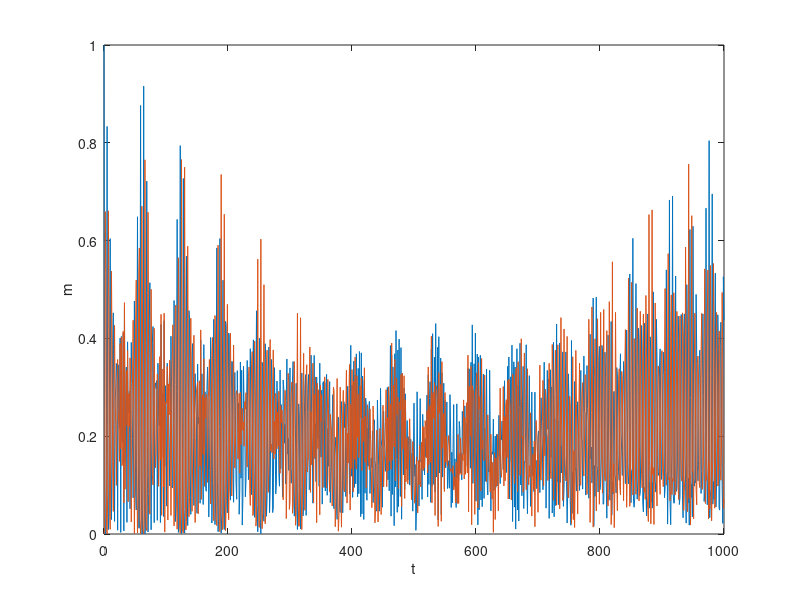
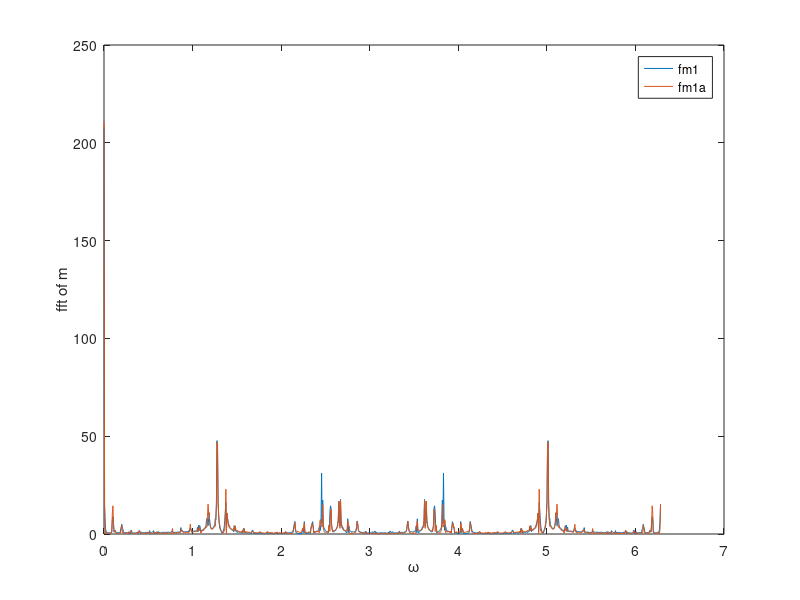

MATLAB code to generate these figures, in order:
clear;
% close all;
clc;
format long
tic;

% Definition of parameters
N = 10; %size
dt = 1;
T = 1000;
t = 0:dt:T;
nt = length(t);
% J = 1*2^2;
% h = 0.3*2;
J = 1;
h = 5;
ol = 2;
N1 = N/2 + ol;
N2 = N/2 - ol;

NN = (N1+1)*(N2+1);

S1 = N1/2;
S2 = N2/2;

S1_z = zeros(N1+1);
S1_p = zeros(N1+1);
S1_m = zeros(N1+1);
S2_z = zeros(N2+1);
S2_p = zeros(N2+1);
S2_m = zeros(N2+1);

for i = 1:N1+1
    S1_z(i,i) = N1/2 - (i-1);
end

for i = 1:N2+1
    S2_z(i,i) = N2/2 - (i-1);
end

M1 = diag(S1_z);
M2 = diag(S2_z);

for i = 1:N1
    S1_p(i,i+1) = sqrt(S1*(S1+1)-M1(i+1)*(M1(i+1)+1));
    S1_m(i+1,i) = sqrt(S1*(S1+1)-M1(i)*(M1(i)-1));
end

for i = 1:N2
    S2_p(i,i+1) = sqrt(S2*(S2+1)-M2(i+1)*(M2(i+1)+1));
    S2_m(i+1,i) = sqrt(S2*(S2+1)-M2(i)*(M2(i)-1));
end

S1_x = (S1_p + S1_m)/2;
S2_x = (S2_p + S2_m)/2;
H = -J*(kron(S1_z.^2,eye(N2+1))+kron(eye(N1+1),S2_z.^2))/(N) + h*(kron(S1_x,eye(N2+1))+kron(eye(N1+1),S2_x));

[V,D] = eig(H);
e = diag(D);

spin1 = zeros(NN,1);
spin1a = zeros(NN,1);
spin1(1) = 1;
spin1a(end) = 1;


spin0 = V'*spin1;
trans = exp(-1i*e*t);
spin = spin0.*trans;
spint = V*spin;

m1 = abs(spin1'*spint);
m1a = abs(spin1a'*spint);

dw = 2 * pi / ((nt - 1) * dt);
w = 0:dw:2 * pi / dt;

fm1 = abs(fft(m1));
fm1a = abs(fft(m1a));

figure;
plot(t,m1,t,m1a);
xlabel('t');
ylabel('m');
axis([0 T 0 1])

figure;
plot(w, fm1, w, fm1a);
legend('fm1', 'fm1a');
xlabel('\omega');
ylabel('fft of m');

toc;